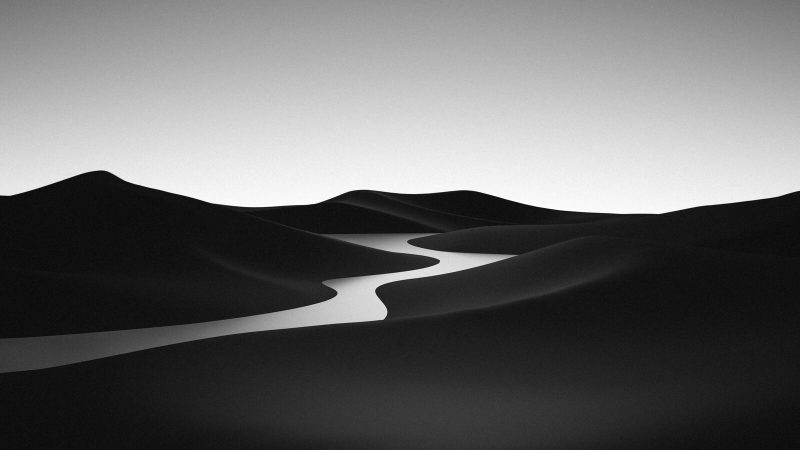
#> input picture assets/skyline.jpg, 1600 x 900 px (shown at 1/2 size)
$ python extract_palette.py
#> lines starting #> are read from the running program, lines starting #| are printed output that depends on the picture
"""Extract dominant colors from the source skyline and write palette.json.

Uses Image.quantize for a zero-dependency-beyond-Pillow approach. From the
three dominant colors we pick:
  primary -> highest HSL saturation (the accent)
  dark    -> lowest lightness     (the backdrop)
  light   -> highest lightness that isn't near-white (text/highlights)

If the picture is grayscale (as the source skyline is here), saturation is
zero across the board and "primary" would otherwise collapse to a flat grey.
In that case we synthesize a tasteful accent by lifting the mid-tone into a
cool violet that fits the engine/graphics theme.
"""

import colorsys
import json
import sys
from pathlib import Path

from PIL import Image

ROOT = Path(__file__).resolve().parents[1]
SRC = ROOT / "assets" / "skyline.jpg"
OUT = ROOT / "palette.json"

FALLBACK = {"primary": "#8B5CF6", "dark": "#0B1026", "light": "#E0E7FF"}


def rgb_to_hsl(r: int, g: int, b: int) -> tuple[float, float, float]:
    h, l, s = colorsys.rgb_to_hls(r / 255, g / 255, b / 255)
    return h, s, l


def hex_of(rgb: tuple[int, int, int]) -> str:
    return "#{:02X}{:02X}{:02X}".format(*rgb)


def synth_accent() -> str:
    """Build a saturated violet accent used when the source is grayscale."""
    r, g, b = colorsys.hls_to_rgb(260 / 360, 0.62, 0.72)
    return hex_of((int(r * 255), int(g * 255), int(b * 255)))


def main() -> int:
    if not SRC.exists():
        print(f"[palette] source missing: {SRC}", file=sys.stderr)
        OUT.write_text(json.dumps({**FALLBACK, "source": str(SRC.relative_to(ROOT))}, indent=2))
        return 1

    try:
        img = Image.open(SRC).convert("RGB").resize((100, 100))
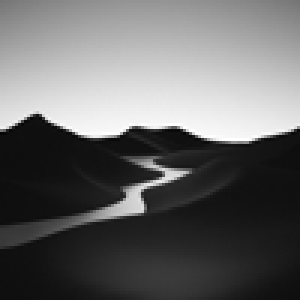
#> img: PIL image 100x100 RGB (shown 3 times larger); min 6, max 255, mean 104.2
        q = img.quantize(colors=3, method=Image.Quantize.MEDIANCUT).convert("RGB")
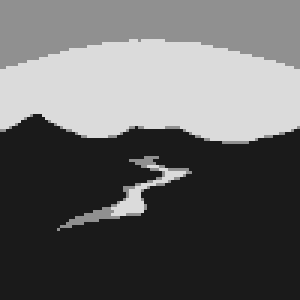
#> q: PIL image 100x100 RGB (shown 3 times larger); min 26, max 219, mean 101.8
        pixels = list(q.getdata())
#> pixels = 10000 items, first 6: (144, 144, 144), (144, 144, 144), (144, 144, 144), (144, 144, 144), (144, 144, 144), (144, 144, 144)
        # Get the 3 unique palette colors.
        colors = list({p for p in pixels})
#> colors = [(26, 26, 26), (144, 144, 144), (219, 219, 219)]
        if len(colors) < 3:
            # Pad with shifted variants if quantizer collapsed.
            base = colors[0] if colors else (16, 16, 30)
            while len(colors) < 3:
                colors.append(tuple(min(255, c + 40 * (len(colors))) for c in base))

        ranked_by_sat = sorted(colors, key=lambda c: rgb_to_hsl(*c)[1], reverse=True)
#> ranked_by_sat = [(26, 26, 26), (144, 144, 144), (219, 219, 219)]
        ranked_by_light = sorted(colors, key=lambda c: rgb_to_hsl(*c)[2])
#> ranked_by_light = [(26, 26, 26), (144, 144, 144), (219, 219, 219)]

        dark_rgb = ranked_by_light[0]
#> dark_rgb = (26, 26, 26)
        light_rgb = next(
            (c for c in reversed(ranked_by_light) if rgb_to_hsl(*c)[2] < 0.95),
            ranked_by_light[-1],
        )
#> light_rgb = (219, 219, 219)
        primary_rgb = ranked_by_sat[0]
#> primary_rgb = (26, 26, 26)

        primary_sat = rgb_to_hsl(*primary_rgb)[1]
#> primary_sat = 0
        if primary_sat < 0.08:
            # Grayscale source -> synthesize a real accent so the theme has life.
            primary_hex = synth_accent()
        else:
            primary_hex = hex_of(primary_rgb)

        out = {
            "primary": primary_hex,
            "dark": hex_of(dark_rgb),
            "light": hex_of(light_rgb),
            "source": str(SRC.relative_to(ROOT)),
        }
#> out = {'primary': '#8658E3', 'dark': '#1A1A1A', 'light': '#DBDBDB', 'source': 'assets/skyline.jpg'}
        OUT.write_text(json.dumps(out, indent=2) + "\n")
        print(json.dumps(out, indent=2))
#| {
#|   "primary": "#8658E3",
#|   "dark": "#1A1A1A",
#|   "light": "#DBDBDB",
#|   "source": "assets/skyline.jpg"
#| }
        return 0
    except Exception as exc:  # noqa: BLE001
        print(f"[palette] extraction failed: {exc}", file=sys.stderr)
        OUT.write_text(json.dumps({**FALLBACK, "source": "fallback"}, indent=2) + "\n")
        return 2


if __name__ == "__main__":
    raise SystemExit(main())
#> (the program exits here)
